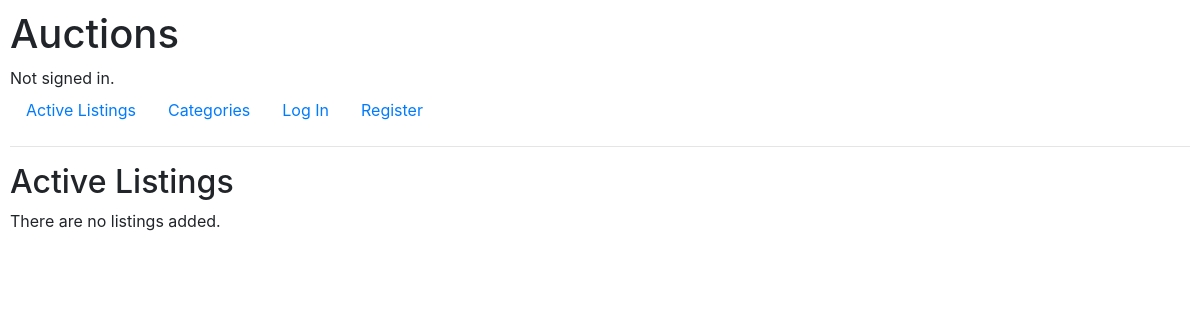
The app's page /, older data.
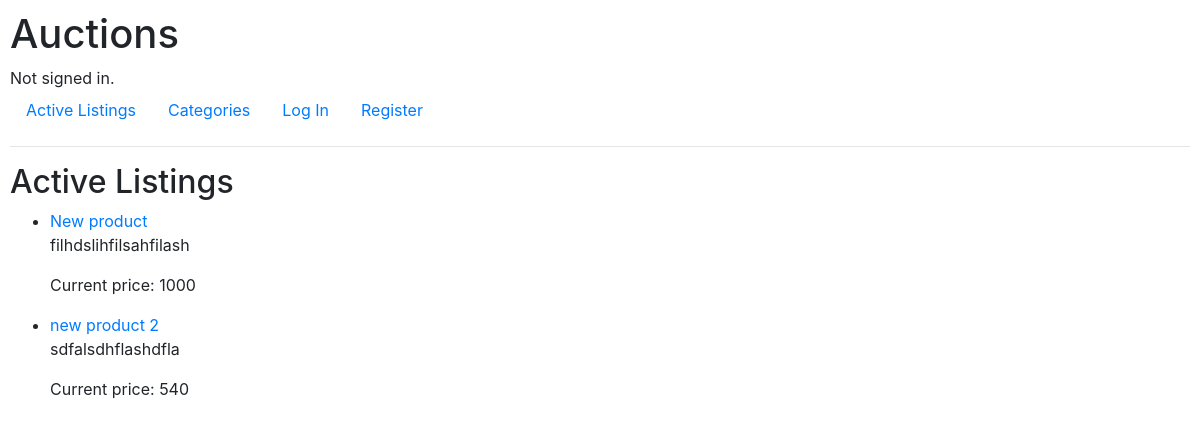
The same page, newer data.
### auctions/models.py (models this page shows, shortened)
class Listing(models.Model):
    title = models.CharField(max_length=200, verbose_name="Name")
    description = models.TextField(verbose_name="Description")
    starting_bid = models.IntegerField(verbose_name="Starting bid")
    image = models.ImageField(upload_to="images/", blank=True, verbose_name="Image")
    category = models.ForeignKey(Category, blank=True, on_delete=models.CASCADE)

### auctions/views.py (the view)
# urls.py: path("", views.ListingsListView.as_view(), name="index"),
class ListingsListView(generic.ListView):
    model = Listing
    template_name = "auctions/index.html"

### auctions/templates/auctions/index.html (shortened to what this page needs)
{% extends "auctions/layout.html" %}
{% block body %}
    <h2>Active Listings</h2>
    {% if listing_list %}
    <ul>
      {% for listing in listing_list %}
        <li>
          <a href="{% url 'listing_details' listing.id %}">{{ listing.title }}</a>
          <p>{{ listing.description }}</p>
          <p>Current price: {{ listing.starting_bid }}</p>
        </li>
      {% endfor %}
    </ul>
    {% else %}
      <p>There are no listings added.</p>
    {% endif %}
{% endblock %}

Row changes from the older to the newer data that the page shows:
added Listing: title "New product", description "filhdslihfilsahfilash", starting_bid "1000"
added Listing: title "new product 2", description "sdfalsdhflashdfla", starting_bid "540"
Text that changed along with them:
text no longer shown: "There are no listings added."
